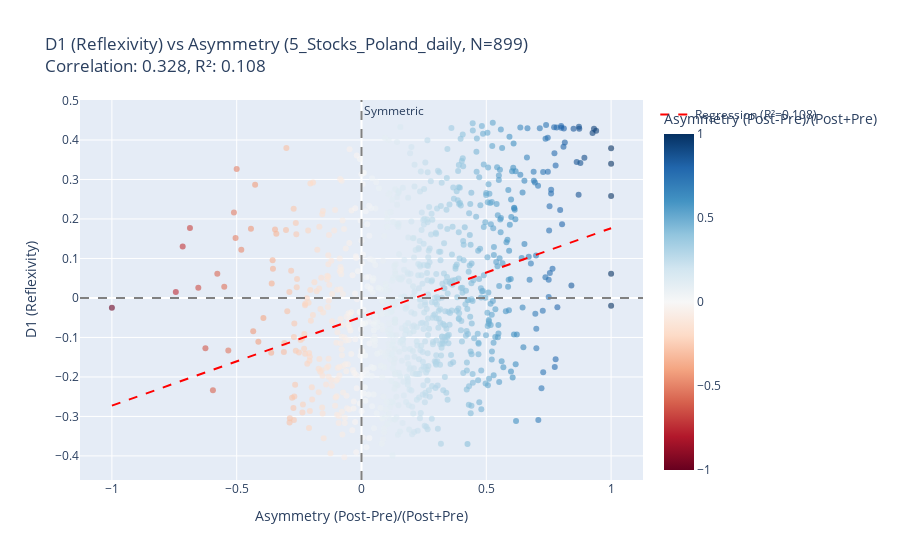
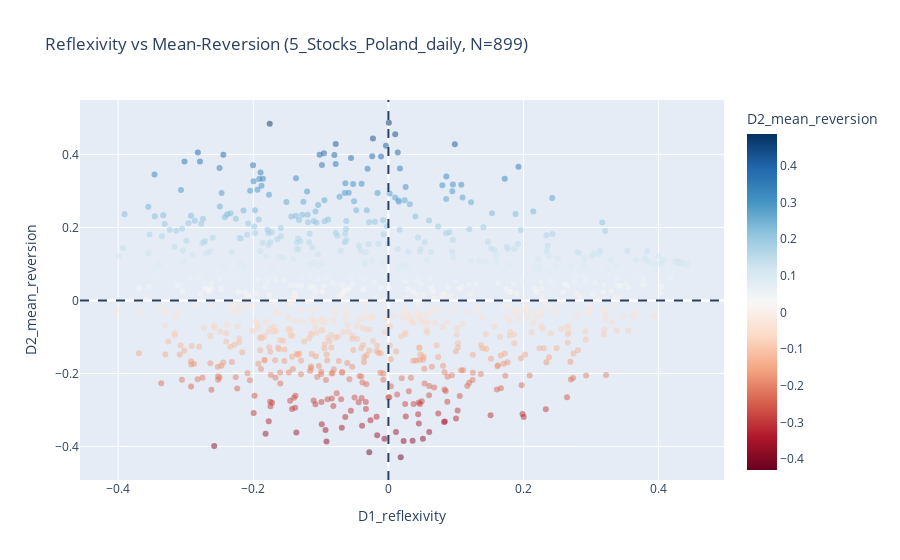
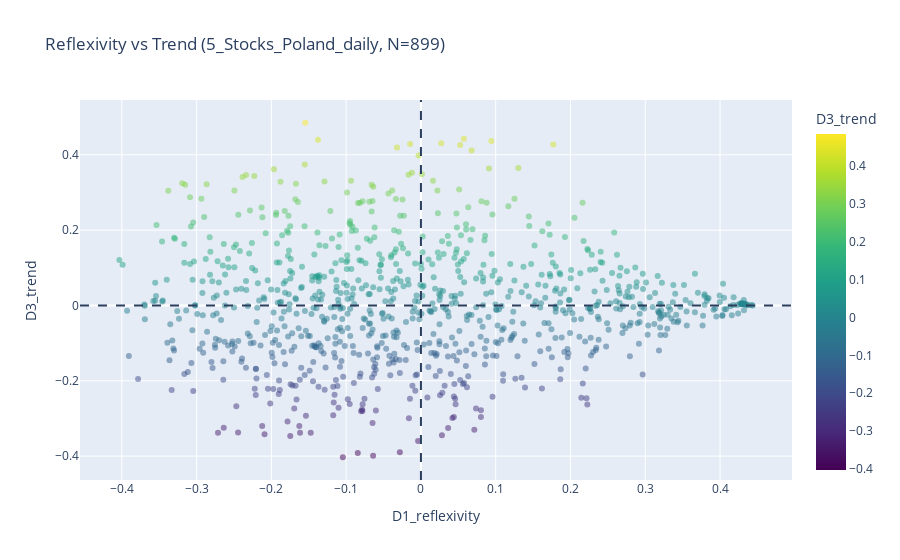
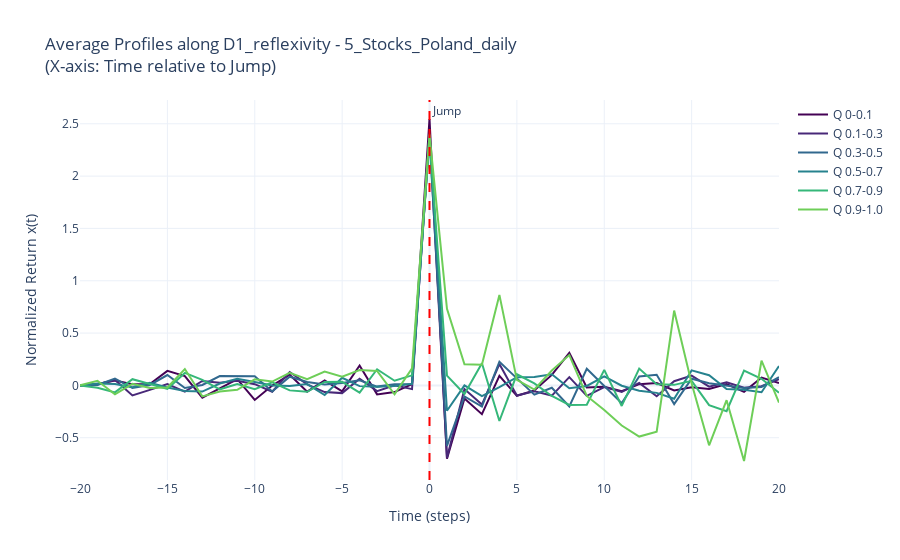

The notebook cell these images were saved under, in order:
### Code cell
if __name__ == "__main__":
    main()

### Figure 1 — Plotly figure (JSON) as saved in the notebook; plotly's stock layout.template omitted (floating-point values rounded to 4 significant figures; data arrays with more than 128 entries replaced by an {"elided": "..."} marker saying what was removed)
{"data": [{"customdata": {"elided": "899x2 str values"}, "hovertemplate": "Asymmetry (Post-Pre)/(Post+Pre)=%{marker.color}<br>D1 (Reflexivity)=%{y}<br>ticker=%{customdata[0]}<br>timestamp=%{customdata[1]}<extra></extra>", "legendgroup": "", "marker": {"color": {"elided": "899 float values"}, "coloraxis": "coloraxis", "opacity": 0.6, "symbol": "circle"}, "mode": "markers", "name": "", "orientation": "v", "showlegend": false, "type": "scatter", "x": {"elided": "899 float values"}, "xaxis": "x", "y": {"elided": "899 float values"}, "yaxis": "y"}, {"line": {"color": "red", "dash": "dash", "width": 2}, "mode": "lines", "name": "Regression (R²=0.108)", "type": "scatter", "x": [-1.0, -0.9798, -0.9596, -0.9394, -0.9192, -0.899, -0.8788, -0.8586, -0.8384, -0.8182, -0.798, -0.7778, -0.7576, -0.7374, -0.7172, -0.697, -0.6768, -0.6566, -0.6364, -0.6162, -0.596, -0.5758, -0.5556, -0.5354, -0.5152, -0.4949, -0.4747, -0.4545, -0.4343, -0.4141, -0.3939, -0.3737, -0.3535, -0.3333, -0.3131, -0.2929, -0.2727, -0.2525, -0.2323, -0.2121, -0.1919, -0.1717, -0.1515, -0.1313, -0.1111, -0.09091, -0.07071, -0.0505, -0.0303, -0.0101, 0.0101, 0.0303, 0.05051, 0.07071, 0.09091, 0.1111, 0.1313, 0.1515, 0.1717, 0.1919, 0.2121, 0.2323, 0.2525, 0.2727, 0.2929, 0.3131, 0.3333, 0.3535, 0.3737, 0.3939, 0.4141, 0.4343, 0.4545, 0.4747, 0.4949, 0.5152, 0.5354, 0.5556, 0.5758, 0.596, 0.6162, 0.6364, 0.6566, 0.6768, 0.697, 0.7172, 0.7374, 0.7576, 0.7778, 0.798, 0.8182, 0.8384, 0.8586, 0.8788, 0.899, 0.9192, 0.9394, 0.9596, 0.9798, 1.0], "y": [-0.2727, -0.2682, -0.2636, -0.2591, -0.2546, -0.25, -0.2455, -0.2409, -0.2364, -0.2319, -0.2273, -0.2228, -0.2182, -0.2137, -0.2092, -0.2046, -0.2001, -0.1956, -0.191, -0.1865, -0.1819, -0.1774, -0.1729, -0.1683, -0.1638, -0.1592, -0.1547, -0.1502, -0.1456, -0.1411, -0.1365, -0.132, -0.1275, -0.1229, -0.1184, -0.1139, -0.1093, -0.1048, -0.1002, -0.0957, -0.09116, -0.08662, -0.08208, -0.07754, -0.073, -0.06846, -0.06392, -0.05939, -0.05485, -0.05031, -0.04577, -0.04123, -0.03669, -0.03215, -0.02761, -0.02308, -0.01854, -0.014, -0.009459, -0.00492, -0.0003813, 0.004157, 0.008696, 0.01324, 0.01777, 0.02231, 0.02685, 0.03139, 0.03593, 0.04047, 0.04501, 0.04955, 0.05408, 0.05862, 0.06316, 0.0677, 0.07224, 0.07678, 0.08132, 0.08586, 0.09039, 0.09493, 0.09947, 0.104, 0.1086, 0.1131, 0.1176, 0.1222, 0.1267, 0.1312, 0.1358, 0.1403, 0.1449, 0.1494, 0.1539, 0.1585, 0.163, 0.1676, 0.1721, 0.1766]}], "layout": {"annotations": [{"showarrow": false, "text": "Symmetric", "x": 0, "xanchor": "left", "xref": "x", "y": 1, "yanchor": "top", "yref": "y domain"}], "coloraxis": {"colorbar": {"title": {"text": "Asymmetry (Post-Pre)/(Post+Pre)"}}, "colorscale": [[0, "rgb(103,0,31)"], [0.1, "rgb(178,24,43)"], [0.2, "rgb(214,96,77)"], [0.3, "rgb(244,165,130)"], [0.4, "rgb(253,219,199)"], [0.5, "rgb(247,247,247)"], [0.6, "rgb(209,229,240)"], [0.7, "rgb(146,197,222)"], [0.8, "rgb(67,147,195)"], [0.9, "rgb(33,102,172)"], [1, "rgb(5,48,97)"]]}, "legend": {"tracegroupgap": 0}, "shapes": [{"line": {"color": "gray", "dash": "dash"}, "type": "line", "x0": 0, "x1": 0, "xref": "x", "y0": 0, "y1": 1, "yref": "y domain"}, {"line": {"color": "gray", "dash": "dash"}, "type": "line", "x0": 0, "x1": 1, "xref": "x domain", "y0": 0, "y1": 0, "yref": "y"}], "title": {"text": "D1 (Reflexivity) vs Asymmetry (5_Stocks_Poland_daily, N=899)<br>Correlation: 0.328, R²: 0.108"}, "xaxis": {"anchor": "y", "domain": [0, 1], "title": {"text": "Asymmetry (Post-Pre)/(Post+Pre)"}}, "yaxis": {"anchor": "x", "domain": [0, 1], "title": {"text": "D1 (Reflexivity)"}}}}

### Figure 2 — Plotly figure (JSON) as saved in the notebook; plotly's stock layout.template omitted (floating-point values rounded to 4 significant figures; data arrays with more than 128 entries replaced by an {"elided": "..."} marker saying what was removed)
{"data": [{"customdata": {"elided": "899x2 str values"}, "hovertemplate": "D1_reflexivity=%{x}<br>D2_mean_reversion=%{marker.color}<br>ticker=%{customdata[0]}<br>timestamp=%{customdata[1]}<extra></extra>", "legendgroup": "", "marker": {"color": {"elided": "899 float values"}, "coloraxis": "coloraxis", "opacity": 0.5, "symbol": "circle"}, "mode": "markers", "name": "", "orientation": "v", "showlegend": false, "type": "scatter", "x": {"elided": "899 float values"}, "xaxis": "x", "y": {"elided": "899 float values"}, "yaxis": "y"}], "layout": {"coloraxis": {"colorbar": {"title": {"text": "D2_mean_reversion"}}, "colorscale": [[0, "rgb(103,0,31)"], [0.1, "rgb(178,24,43)"], [0.2, "rgb(214,96,77)"], [0.3, "rgb(244,165,130)"], [0.4, "rgb(253,219,199)"], [0.5, "rgb(247,247,247)"], [0.6, "rgb(209,229,240)"], [0.7, "rgb(146,197,222)"], [0.8, "rgb(67,147,195)"], [0.9, "rgb(33,102,172)"], [1, "rgb(5,48,97)"]]}, "legend": {"tracegroupgap": 0}, "shapes": [{"line": {"dash": "dash"}, "type": "line", "x0": 0, "x1": 0, "xref": "x", "y0": 0, "y1": 1, "yref": "y domain"}, {"line": {"dash": "dash"}, "type": "line", "x0": 0, "x1": 1, "xref": "x domain", "y0": 0, "y1": 0, "yref": "y"}], "title": {"text": "Reflexivity vs Mean-Reversion (5_Stocks_Poland_daily, N=899)"}, "xaxis": {"anchor": "y", "domain": [0, 1], "title": {"text": "D1_reflexivity"}}, "yaxis": {"anchor": "x", "domain": [0, 1], "title": {"text": "D2_mean_reversion"}}}}

### Figure 3 — Plotly figure (JSON) as saved in the notebook; plotly's stock layout.template omitted (floating-point values rounded to 4 significant figures; data arrays with more than 128 entries replaced by an {"elided": "..."} marker saying what was removed)
{"data": [{"customdata": {"elided": "899x2 str values"}, "hovertemplate": "D1_reflexivity=%{x}<br>D3_trend=%{marker.color}<br>ticker=%{customdata[0]}<br>timestamp=%{customdata[1]}<extra></extra>", "legendgroup": "", "marker": {"color": {"elided": "899 float values"}, "coloraxis": "coloraxis", "opacity": 0.5, "symbol": "circle"}, "mode": "markers", "name": "", "orientation": "v", "showlegend": false, "type": "scatter", "x": {"elided": "899 float values"}, "xaxis": "x", "y": {"elided": "899 float values"}, "yaxis": "y"}], "layout": {"coloraxis": {"colorbar": {"title": {"text": "D3_trend"}}, "colorscale": [[0, "#440154"], [0.1111, "#482878"], [0.2222, "#3e4989"], [0.3333, "#31688e"], [0.4444, "#26828e"], [0.5556, "#1f9e89"], [0.6667, "#35b779"], [0.7778, "#6ece58"], [0.8889, "#b5de2b"], [1, "#fde725"]]}, "legend": {"tracegroupgap": 0}, "shapes": [{"line": {"dash": "dash"}, "type": "line", "x0": 0, "x1": 0, "xref": "x", "y0": 0, "y1": 1, "yref": "y domain"}, {"line": {"dash": "dash"}, "type": "line", "x0": 0, "x1": 1, "xref": "x domain", "y0": 0, "y1": 0, "yref": "y"}], "title": {"text": "Reflexivity vs Trend (5_Stocks_Poland_daily, N=899)"}, "xaxis": {"anchor": "y", "domain": [0, 1], "title": {"text": "D1_reflexivity"}}, "yaxis": {"anchor": "x", "domain": [0, 1], "title": {"text": "D3_trend"}}}}

### Figure 4 — Plotly figure (JSON) as saved in the notebook; plotly's stock layout.template omitted (floating-point values rounded to 4 significant figures)
{"data": [{"line": {"color": "#440154", "width": 2}, "mode": "lines", "name": "Q 0-0.1", "type": "scatter", "x": [-20, -19, -18, -17, -16, -15, -14, -13, -12, -11, -10, -9, -8, -7, -6, -5, -4, -3, -2, -1, 0, 1, 2, 3, 4, 5, 6, 7, 8, 9, 10, 11, 12, 13, 14, 15, 16, 17, 18, 19, 20], "y": [0.0, 0.01374, 0.04684, 0.01184, 0.01403, 0.1386, 0.08935, -0.1168, -0.02935, 0.0595, -0.1387, -0.001859, 0.1016, -0.05945, 0.04834, -0.05727, 0.1901, -0.08588, -0.06387, 0.01288, 2.546, -0.7016, -0.126, -0.2748, 0.09129, -0.09942, -0.04773, 0.1003, 0.3111, -0.02075, -0.01322, -0.05593, 0.01196, 0.02212, -0.04807, -0.01737, -0.03427, 0.01239, -0.06196, 0.07467, 0.02288]}, {"line": {"color": "#482878", "width": 2}, "mode": "lines", "name": "Q 0.1-0.3", "type": "scatter", "x": [-20, -19, -18, -17, -16, -15, -14, -13, -12, -11, -10, -9, -8, -7, -6, -5, -4, -3, -2, -1, 0, 1, 2, 3, 4, 5, 6, 7, 8, 9, 10, 11, 12, 13, 14, 15, 16, 17, 18, 19, 20], "y": [0.0, 0.009547, 0.05229, -0.09607, -0.04313, 0.01271, -0.05904, 0.04259, 0.02536, 0.04399, 0.01171, -0.06061, 0.1279, 0.00949, -0.06384, -0.07378, 0.064, -0.05448, 0.002125, -0.03562, 2.415, -0.6918, -0.03476, -0.1836, 0.204, -0.09678, -0.05733, -0.09738, 0.07894, -0.09988, -0.01644, -0.06188, 0.02355, -0.1038, 0.03956, 0.09353, -0.01159, 0.03027, -0.02282, -0.008398, 0.05935]}, {"line": {"color": "#31688e", "width": 2}, "mode": "lines", "name": "Q 0.3-0.5", "type": "scatter", "x": [-20, -19, -18, -17, -16, -15, -14, -13, -12, -11, -10, -9, -8, -7, -6, -5, -4, -3, -2, -1, 0, 1, 2, 3, 4, 5, 6, 7, 8, 9, 10, 11, 12, 13, 14, 15, 16, 17, 18, 19, 20], "y": [0.0, 0.00416, 0.06598, -0.02539, 0.004436, 0.0991, -0.02464, 0.004359, 0.08961, 0.09229, 0.08814, -0.05823, 0.08349, 0.03252, 0.008675, 0.02254, 0.04872, -0.01157, 0.01167, 0.01308, 2.373, -0.5781, -0.1056, -0.2024, 0.2268, 0.06738, -0.08842, -0.02245, -0.2011, 0.1583, -0.001522, -0.1693, 0.08554, 0.1014, -0.1781, 0.06433, 0.0198, -0.005149, -0.02495, -0.01443, 0.07844]}, {"line": {"color": "#26828e", "width": 2}, "mode": "lines", "name": "Q 0.5-0.7", "type": "scatter", "x": [-20, -19, -18, -17, -16, -15, -14, -13, -12, -11, -10, -9, -8, -7, -6, -5, -4, -3, -2, -1, 0, 1, 2, 3, 4, 5, 6, 7, 8, 9, 10, 11, 12, 13, 14, 15, 16, 17, 18, 19, 20], "y": [0.0, 0.01816, 0.01319, -0.01666, 0.02433, -0.01969, -0.05292, -0.0588, 0.0178, 0.06318, 0.03231, -0.0008064, -0.005052, 0.01285, -0.09234, 0.07288, -0.006968, -0.01407, -0.005937, 0.01396, 2.399, -0.2426, 9.49e-06, -0.1025, -0.0167, 0.079, 0.08088, 0.1072, -0.02751, -0.005716, 0.08592, -0.002936, -0.0517, -0.07132, -0.1271, 0.1437, 0.09739, -0.03442, -0.04089, -0.06551, 0.1859]}, {"line": {"color": "#35b779", "width": 2}, "mode": "lines", "name": "Q 0.7-0.9", "type": "scatter", "x": [-20, -19, -18, -17, -16, -15, -14, -13, -12, -11, -10, -9, -8, -7, -6, -5, -4, -3, -2, -1, 0, 1, 2, 3, 4, 5, 6, 7, 8, 9, 10, 11, 12, 13, 14, 15, 16, 17, 18, 19, 20], "y": [0.0, -0.02294, -0.06644, 0.05925, 0.01311, -0.0329, 0.1193, 0.05327, -0.03733, 0.01304, -0.03598, 0.02828, -0.04762, -0.06142, 0.03343, 0.03453, -0.06906, 0.1542, 0.04423, 0.09605, 2.356, 0.0929, -0.08212, 0.2125, -0.3401, 0.1063, 0.01903, -0.1012, -0.1872, -0.1854, 0.1484, -0.1963, 0.1606, 0.009984, 0.005159, 0.0432, -0.1887, -0.2471, 0.1418, 0.0637, -0.06992]}, {"line": {"color": "#6ece58", "width": 2}, "mode": "lines", "name": "Q 0.9-1.0", "type": "scatter", "x": [-20, -19, -18, -17, -16, -15, -14, -13, -12, -11, -10, -9, -8, -7, -6, -5, -4, -3, -2, -1, 0, 1, 2, 3, 4, 5, 6, 7, 8, 9, 10, 11, 12, 13, 14, 15, 16, 17, 18, 19, 20], "y": [0.0, 0.04437, -0.08446, 0.01526, -0.02494, -0.0198, 0.1565, -0.1045, -0.05837, -0.04223, 0.0586, 0.03639, 0.1204, 0.05916, 0.1328, 0.08371, 0.1476, 0.1384, -0.08441, 0.1632, 2.397, 0.732, 0.2011, 0.1973, 0.8648, 0.05245, -0.03957, 0.1421, 0.2895, -0.1013, -0.2347, -0.383, -0.489, -0.4423, 0.7151, 0.01899, -0.5723, -0.1413, -0.7224, 0.2374, -0.1639]}], "layout": {"annotations": [{"showarrow": false, "text": "Jump", "x": 0, "xanchor": "left", "xref": "x", "y": 1, "yanchor": "top", "yref": "y domain"}], "hovermode": "x unified", "shapes": [{"line": {"color": "red", "dash": "dash"}, "type": "line", "x0": 0, "x1": 0, "xref": "x", "y0": 0, "y1": 1, "yref": "y domain"}], "title": {"text": "Average Profiles along D1_reflexivity - 5_Stocks_Poland_daily<br>(X-axis: Time relative to Jump)"}, "xaxis": {"title": {"text": "Time (steps)"}}, "yaxis": {"title": {"text": "Normalized Return x(t)"}}}}
